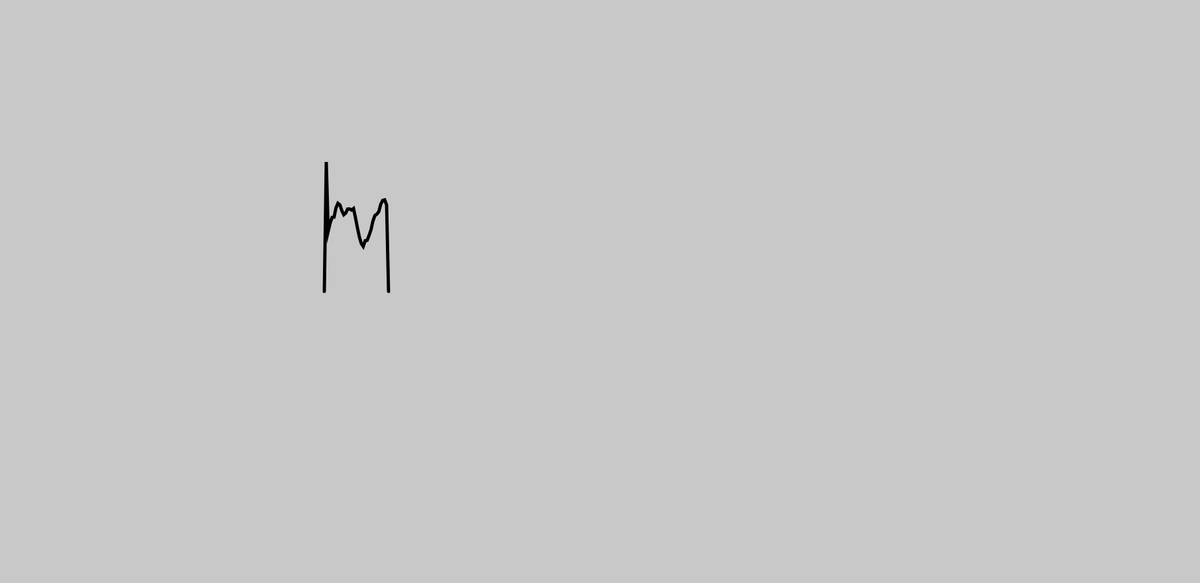
Frame 1 (no input)
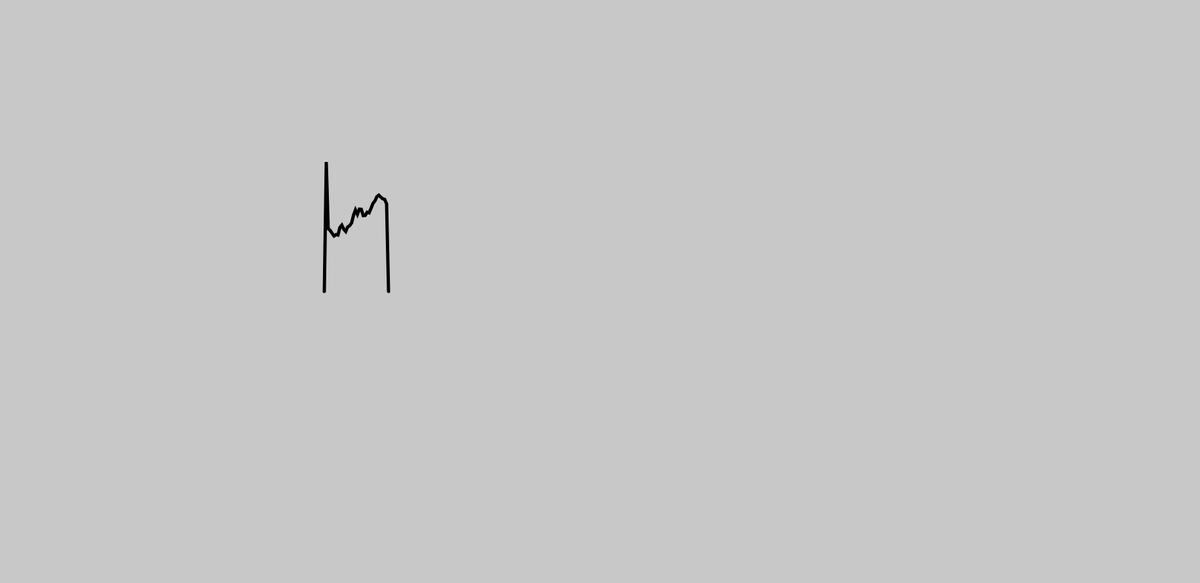
Frame 2 (the mouse pressed at the canvas centre, redrawn once)

The p5.js sketch that drew these frames (run headless with seeded random() and noise() and a simulated clock; the mouse was pressed at the canvas centre and the sketch redrawn once):

// p5.js sketch
// ── sketch.js
const APPROACH_LENGTH = 100;
const APPROACH_DELTA = 3;
const APPROACH_SCALE = 200;

let time = 0;

let start_val = 1;
let end_val = 0;





function setup() {
  // put setup code here
  createCanvas(1850, 900);
  background(200);
}

function draw() {
  clear();
  background(200);
  translate(500, 250);

  strokeWeight(5);
  stroke("black");
  noFill();
  beginShape();
  for (let i = 0; i <= APPROACH_LENGTH; i += 3) {
    strokeWeight(5);
    stroke("black");
    vertex(i, approach_value(random([0, 1]), random([0, 1]), i, time, APPROACH_SCALE, APPROACH_DELTA));
    time += 0.1;
  }
  endShape();
  noLoop();
}


function approach_value(start_val, end_val, input, time, scale, delta) {
  let curr_val = 0;

  if (input == 0 && input <= delta) {
    curr_val = start_val*scale;
  }
  if (input > APPROACH_LENGTH - (APPROACH_LENGTH - delta) && input < APPROACH_LENGTH - delta) {
    curr_val = noise(time)*scale;
  }
  if (input >= APPROACH_LENGTH - delta) {
    curr_val = end_val*scale;
  }

  return curr_val;
}
